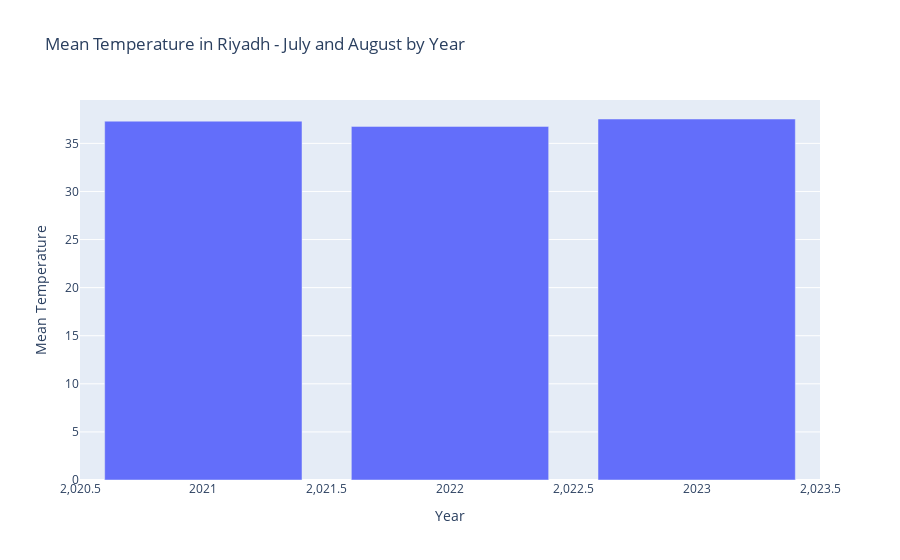

This figure's notebook cell:
### Markdown cell above
The graph shows that the values between approximately 1-39 degrees and the average of temperature values around 25 degrees.

### Code cell
# Mean Temperature in Riyadh in summer vacation -in July and August
daily_dataframe['Year'] = daily_dataframe['date'].dt.year

# Filter the data for July and August
filtered_df = daily_dataframe[(daily_dataframe['date'].dt.month.isin([7, 8]))]

# Calculate the mean temperature for each year
mean_temp_df = filtered_df.groupby('Year')['temperature_2m_mean'].mean().reset_index()

figure = px.bar(mean_temp_df, x="Year", y="temperature_2m_mean",
                title='Mean Temperature in Riyadh - July and August by Year',
                labels={'temperature_2m_mean': 'Mean Temperature'})
figure.show()

### Figure 1 — Plotly figure (JSON) as saved in the notebook; plotly's stock layout.template omitted (floating-point values rounded to 4 significant figures)
{"data": [{"alignmentgroup": "True", "hovertemplate": "Year=%{x}<br>Mean Temperature=%{y}<extra></extra>", "legendgroup": "", "marker": {"color": "#636efa", "pattern": {"shape": ""}}, "name": "", "offsetgroup": "", "orientation": "v", "showlegend": false, "textposition": "auto", "type": "bar", "x": [2021, 2022, 2023], "xaxis": "x", "y": [37.31, 36.77, 37.53], "yaxis": "y"}], "layout": {"barmode": "relative", "legend": {"tracegroupgap": 0}, "title": {"text": "Mean Temperature in Riyadh - July and August by Year"}, "xaxis": {"anchor": "y", "domain": [0, 1], "title": {"text": "Year"}}, "yaxis": {"anchor": "x", "domain": [0, 1], "title": {"text": "Mean Temperature"}}}}
